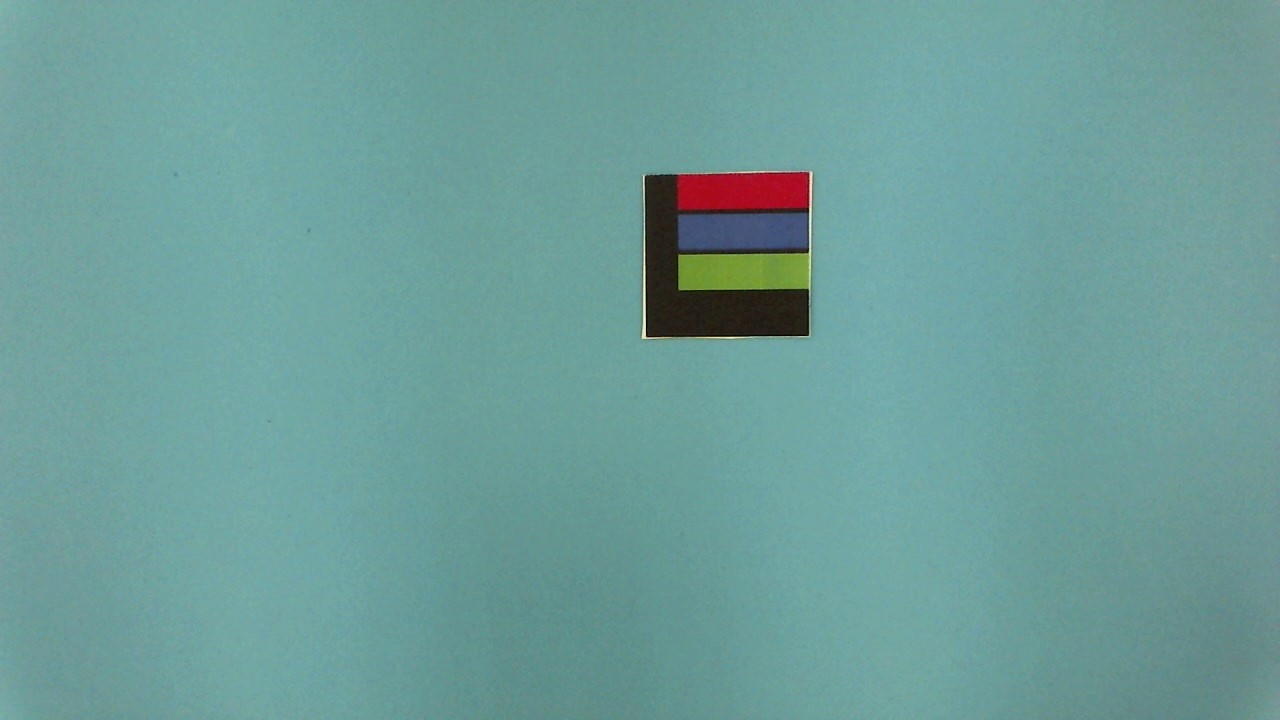
#> input picture computer_vision_practice/color_marking_definition/images/012370f0-f446-4b52-a5e8-1993cc8b00ea.jpg, 1280 x 720 px, found by its file name; its folder holds only this picture in this run
$ python trackbars.py
#> lines starting #> are read from the running program, lines starting #| are printed output that depends on the picture
import cv2
import os
import numpy as np

minblue, mingreen, minred, maxblue, maxgreen, maxred = 151, 255, 0, 255, 255, 255

#minblue, mingreen, minred, maxblue, maxgreen, maxred = 0,0,0,0,0,0

pos = 0


change_image = False

dir_images = 'images'

sought = [254,254,254]


def nothing(x):
    ...


def trackbar(minblue=0, mingreen=0, minred=0, maxblue=0, maxgreen=0, maxred=0):

    cv2.namedWindow( "result")
    cv2.createTrackbar('minb', 'result', minblue, 255, nothing)
    cv2.createTrackbar('ming', 'result', mingreen, 255, nothing)
    cv2.createTrackbar('minr', 'result', minred, 255, nothing)
    cv2.createTrackbar('maxb', 'result', maxblue, 255, nothing)
    cv2.createTrackbar('maxg', 'result', maxgreen, 255, nothing)
    cv2.createTrackbar('maxr', 'result', maxred, 255, nothing)

    global change_image
    change_image = True


number_of_files = len(os.listdir(dir_images))
print(f"Всего файлов {number_of_files}")


while True:

    if change_image == False:
        trackbar(minblue, mingreen, minred, maxblue, maxgreen, maxred) #create trackbars


    img = os.listdir(dir_images)[pos]
    frame_input = f"images/{img}"
    frame_input = cv2.imread(frame_input)
#> frame_input is the input picture: shape (720, 1280, 3); mean B, G, R 154, 157.7, 109.3

    hsv = cv2.cvtColor(frame_input, cv2.COLOR_BGR2HSV)
#> hsv: shape (720, 1280, 3); mean H, S, V 87.5, 81.9, 158.9
    color_tone_input = hsv[:,:,0]
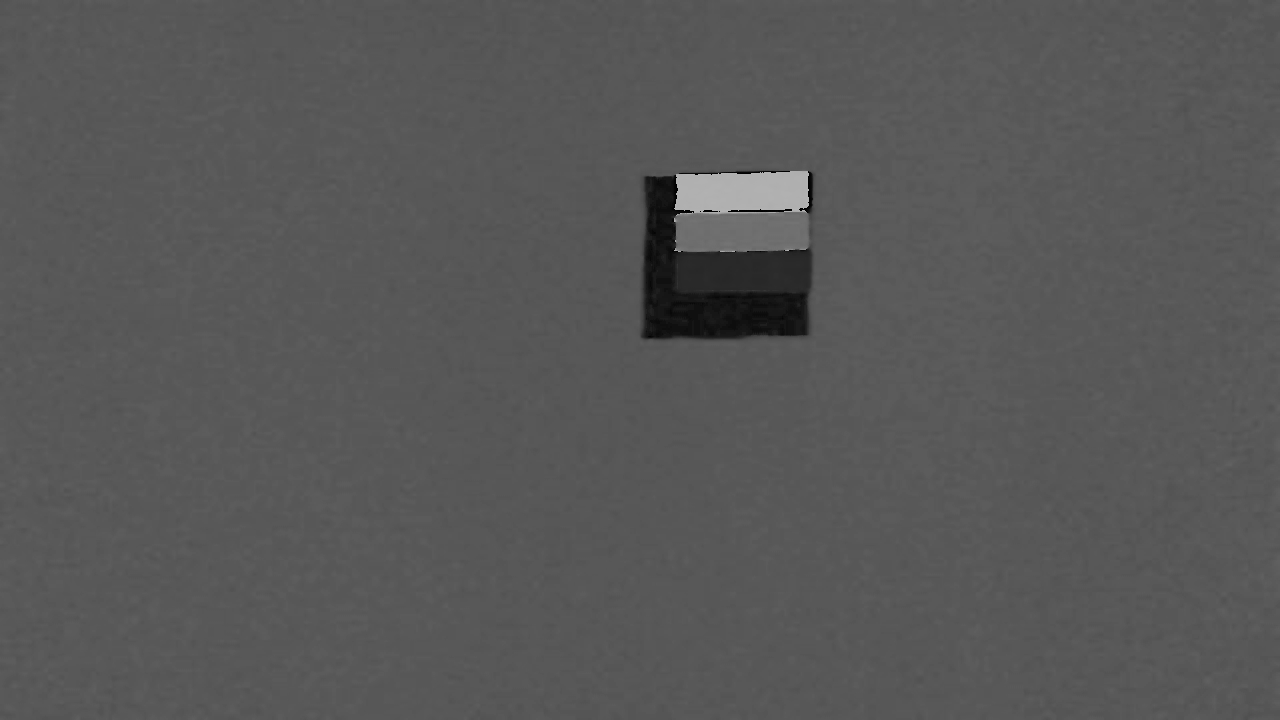
#> color_tone_input: shape (720, 1280); min 0, max 179, mean 87.5
    color_tone_input = np.sum(color_tone_input)
#> color_tone_input = 80599407

    minb = cv2.getTrackbarPos('minb', 'result')
    ming = cv2.getTrackbarPos('ming', 'result')
    minr = cv2.getTrackbarPos('minr', 'result')
    maxb = cv2.getTrackbarPos('maxb', 'result')
    maxg = cv2.getTrackbarPos('maxg', 'result')
    maxr = cv2.getTrackbarPos('maxr', 'result')


    mask = cv2.inRange(hsv,(minb,ming,minr),(maxb,maxg,maxr))
#> mask: shape (720, 1280); every value is 0


    result=cv2.bitwise_and(frame_input,frame_input,mask=mask)
#> result: shape (720, 1280, 3); every value is 0

    result = cv2.cvtColor(result, cv2.COLOR_BGR2HSV)
    color_tone_result = result[:,:,0]
    color_tone_result = np.sum(color_tone_result)
#> color_tone_result = 0

    proportion = int((color_tone_result / color_tone_input) * 1000)
#> proportion = 0
    print(proportion)
#| 0

    if proportion in range(80, 1200):
        print("stop")
    else:
        print("turn ")

    cv2.imshow('result1', result)
    cv2.imshow('frame_input', frame_input)
    cv2.imshow('mask', mask)


    k = cv2.waitKey(1)
#> (key Esc is pressed here)

    if k == ord('a'):
        pos=pos-1

        if pos < 0:
            pos = 0
            print("the first file is open")

        else:
            minblue, mingreen, minred, maxblue, maxgreen, maxred = minb, ming, minr, maxb, maxg, maxr
            change_image = False
            cv2.destroyAllWindows()


    elif k == ord('d'):

        pos=pos+1

        if pos == number_of_files:
            pos = number_of_files - 1
            print("files are over")

        else:
            minblue, mingreen, minred, maxblue, maxgreen, maxred = minb, ming, minr, maxb, maxg, maxr
            change_image = False
            cv2.destroyAllWindows()

$ run again, on computer_vision_practice/color_marking_definition/images/5ff97bc2-9ab2-470c-88cb-36d38f7dd8b6.jpg
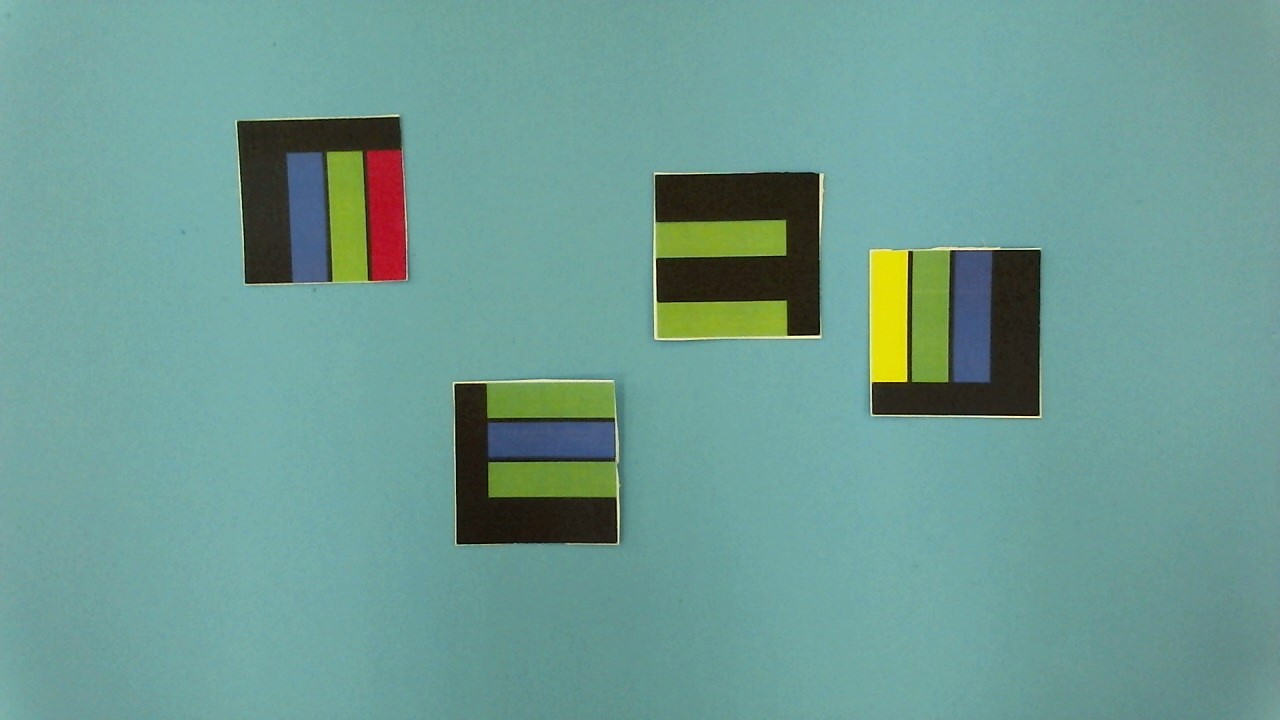
#> input picture computer_vision_practice/color_marking_definition/images/5ff97bc2-9ab2-470c-88cb-36d38f7dd8b6.jpg, 1280 x 720 px, found by its file name
#> frame_input is the input picture: shape (720, 1280, 3); mean B, G, R 147, 155.2, 109.4
#> hsv: shape (720, 1280, 3); mean H, S, V 82.7, 86, 156.8
#> `color_tone_input = hsv[:,:,0]`:
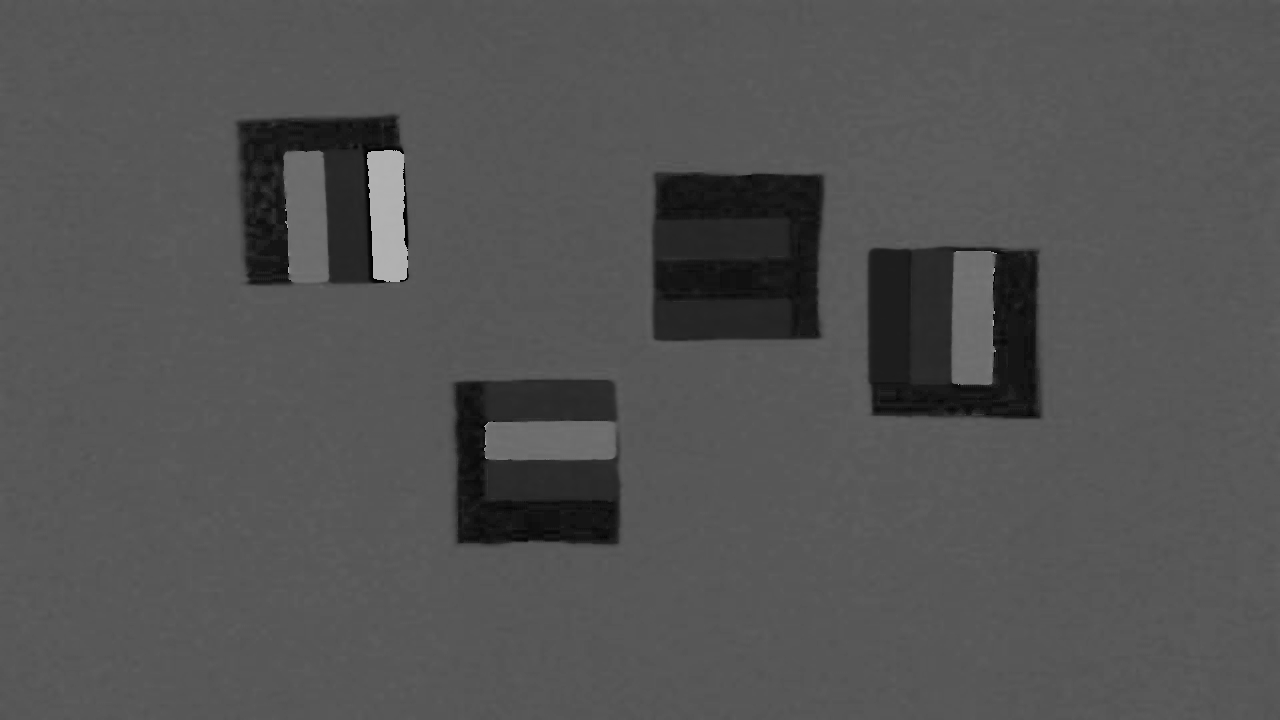
#> color_tone_input: shape (720, 1280); min 0, max 179, mean 82.7
#> `color_tone_input = np.sum(color_tone_input)`: color_tone_input = 76226917
#> mask: shape (720, 1280); every value is 0
#> result: shape (720, 1280, 3); every value is 0
#> color_tone_result = 0
#| 0

$ run again, on computer_vision_practice/color_marking_definition/images/45f7dfc7-c03d-479e-8827-527bfeee51cb.jpg
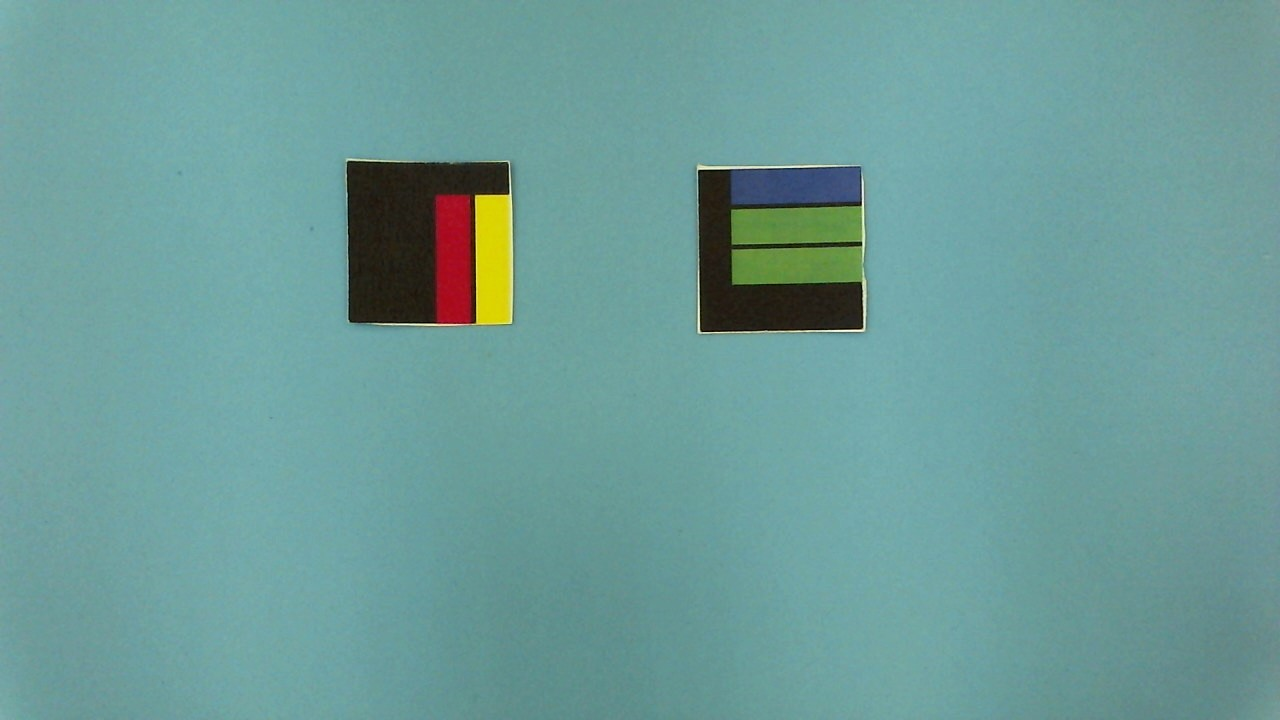
#> input picture computer_vision_practice/color_marking_definition/images/45f7dfc7-c03d-479e-8827-527bfeee51cb.jpg, 1280 x 720 px, found by its file name
#> frame_input is the input picture: shape (720, 1280, 3); mean B, G, R 152.9, 156.2, 108.6
#> hsv: shape (720, 1280, 3); mean H, S, V 86.7, 84.2, 157.9
#> `color_tone_input = hsv[:,:,0]`:
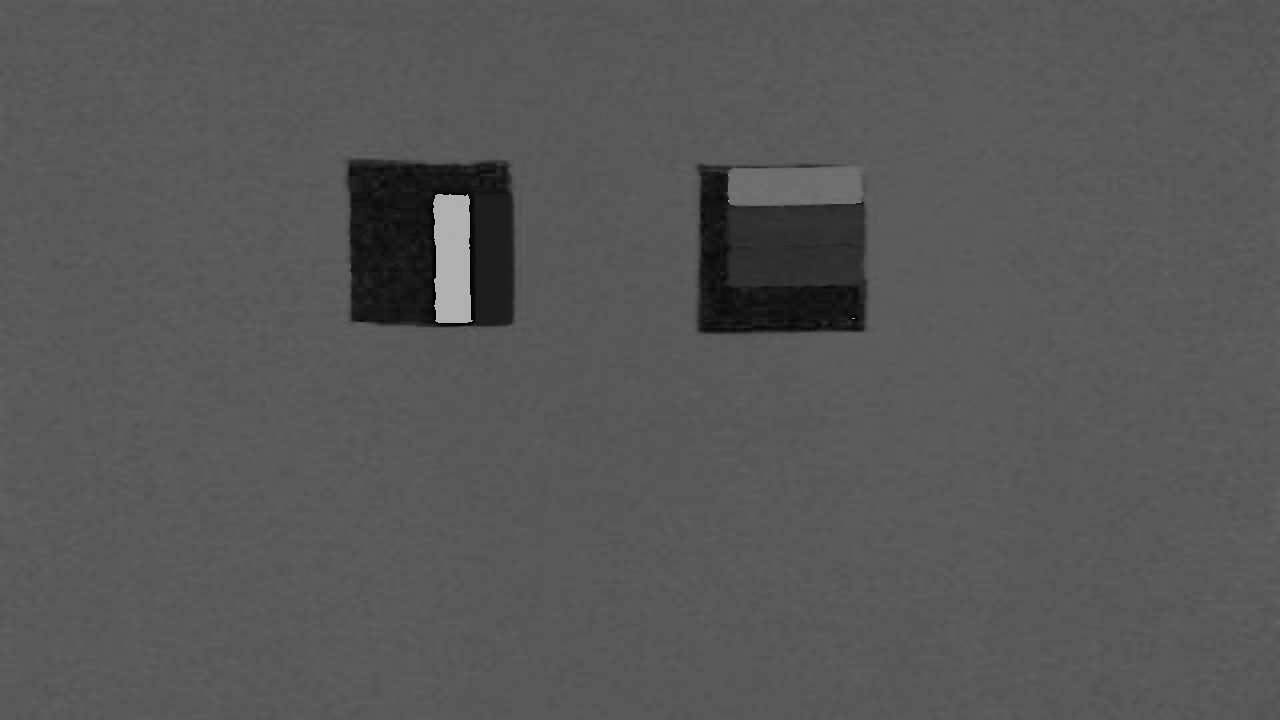
#> color_tone_input: shape (720, 1280); min 0, max 179, mean 86.7
#> `color_tone_input = np.sum(color_tone_input)`: color_tone_input = 79938579
#> mask: shape (720, 1280); every value is 0
#> result: shape (720, 1280, 3); every value is 0
#> color_tone_result = 0
#| 0
